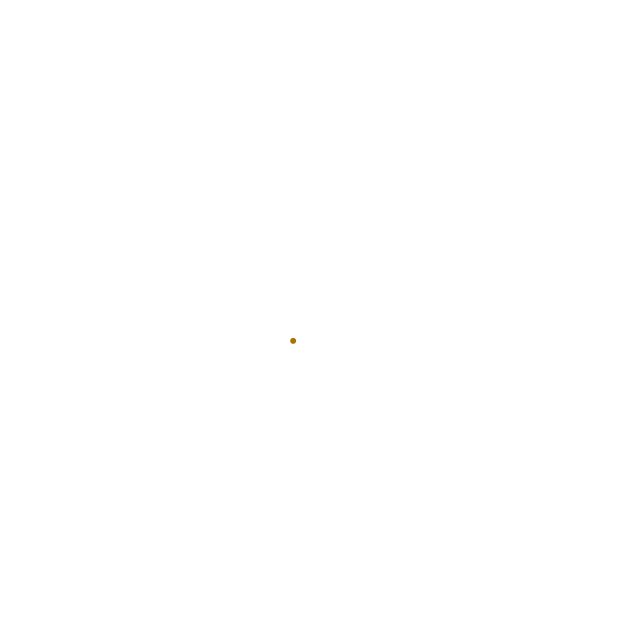
Frame 1 (no input)
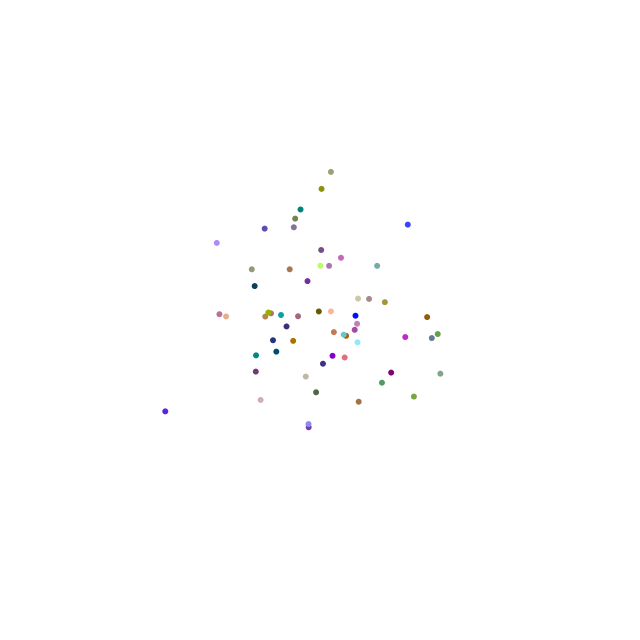
Frame 60 (the mouse pressed at the canvas centre just before this capture)
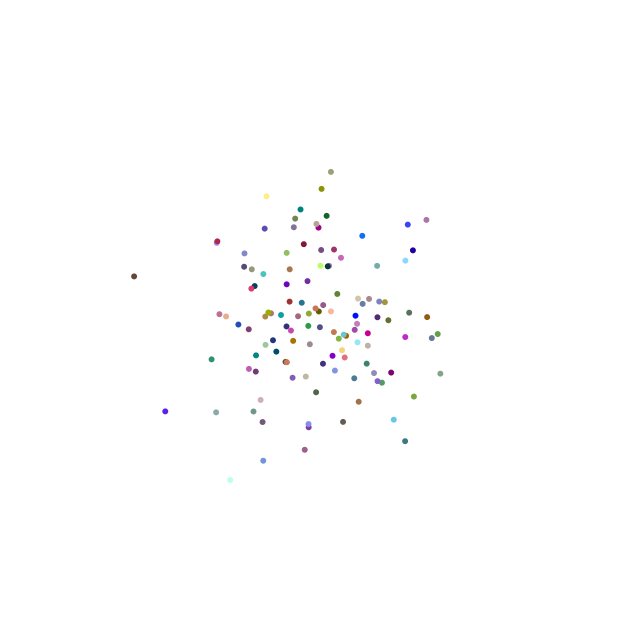
Frame 120 (the mouse held since frame 60 and released just before this capture)

The Processing sketch that drew these frames (run headless with seeded random() and noise(); from frame 60 on, the mouse is pressed at the canvas centre):

// Processing sketch: intro_10_paint_splatter
// ── intro_10_paint_splatter.pde
//
// Paint splatter simulation
// =========================
//
// A simulation of paint splatter drawn as a collection of colored dots.
//
// 1) Use a normal distribution of random numbers to generate the locations of the dots.
// 2) Use a normal distribution of random numbers to generate a color palette.
//

import java.util.Random;

Random generator;

void setup() {
  size(640, 640);
  background(255);
  generator = new Random();
}

void draw() {
  float mean = 320;
  float sd = 60;  
  
  // Location
  float gx = (float) generator.nextGaussian();
  float gy = (float) generator.nextGaussian();  
  float x = sd * gx + mean;
  float y = sd * gy + mean;  
  
  // Color
  float gr = (float) generator.nextGaussian();
  float gg = (float) generator.nextGaussian();  
  float gb = (float) generator.nextGaussian();
  float r = sd * gr + 127;
  float g = sd * gg + 127;
  float b = sd * gb + 127; 
  
  noStroke();
  fill(r,g,b);
  ellipse(x,y,6,6);  
}
